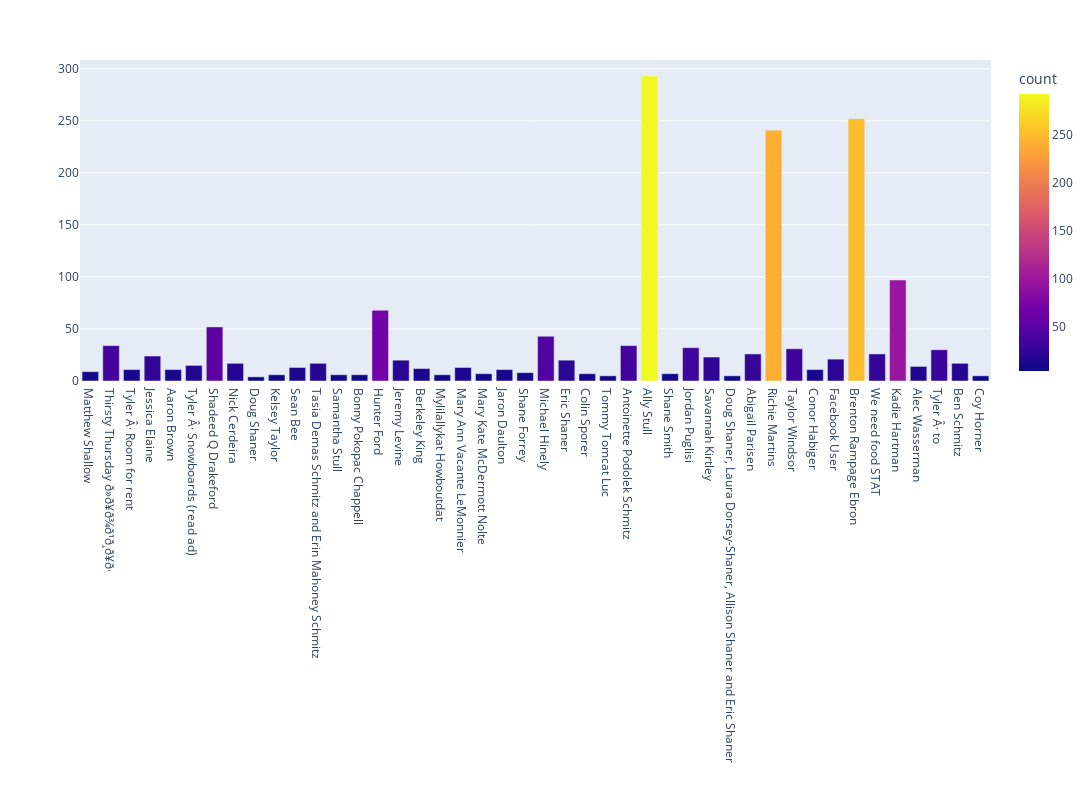

The notebook cell saved with this chart:
### Markdown cell above
## Messages Data

### Code cell
messages_location = 'data/{}/messages/inbox'.format(FACEBOOK_FOLDER)
messages_list = []
for root,dirs,files in os.walk(messages_location):
  for name in dirs:
    person_path = os.path.join(root,name,'message_1.json')
    try:
        f = open(person_path)
        raw_json = json.load(f)
        if len(raw_json['messages']) > 3:
            messages_list.append({"title":raw_json['title'],"messages":raw_json['messages'],"count":len(raw_json['messages'])})
        f.close()
    except FileNotFoundError:
        pass
messages_df = pd.DataFrame(messages_list)


fig = px.bar(messages_df,x='title',y='count',color='count',width=1400,height=800)
fig.update_layout(xaxis={'title':''})
fig.update_layout(yaxis={'title':''})
fig.show()

### Figure 1 — Plotly figure (JSON) as saved in the notebook; plotly's stock layout.template omitted (floating-point values rounded to 4 significant figures)
{"data": [{"alignmentgroup": "True", "hovertemplate": "title=%{x}<br>count=%{marker.color}<extra></extra>", "legendgroup": "", "marker": {"color": [9, 34, 11, 24, 11, 15, 52, 17, 4, 6, 13, 17, 6, 6, 68, 20, 12, 6, 13, 7, 11, 8, 43, 20, 7, 5, 34, 293, 7, 32, 23, 5, 26, 241, 31, 11, 21, 252, 26, 97, 14, 30, 17, 5], "coloraxis": "coloraxis"}, "name": "", "offsetgroup": "", "orientation": "v", "showlegend": false, "textposition": "auto", "type": "bar", "x": ["Matthew Shallow", "Thirsty Thursday ð»ð¥ð¾ð¹ð¸ð¥ð·", "Tyler Â· Room for rent", "Jessica Elaine", "Aaron Brown", "Tyler Â· Snowboards (read ad)", "Shadeed Q Drakeford", "Nick Cerdeira", "Doug Shaner", "Kelsey Taylor", "Sean Bee", "Tasia Demas Schmitz and Erin Mahoney Schmitz", "Samantha Stull", "Bonny Pokopac Chappell", "Hunter Ford", "Jeremy Levine", "Berkeley King", "Mylilallykat Howboutdat", "Mary Ann Vacante LeMonnier", "Mary Kate McDermott Nolte", "Jaron Daulton", "Shane Forrey", "Michael Hinely", "Eric Shaner", "Colin Sporer", "Tommy Tomcat Luc", "Antoinette Podolek Schmitz", "Ally Stull", "Shane Smith", "Jordan Puglisi", "Savannah Kirtley", "Doug Shaner, Laura Dorsey-Shaner, Allison Shaner and Eric Shaner", "Abigail Parisen", "Richie Martins", "Taylor Windsor", "Conor Habiger", "Facebook User", "Brenton Rampage Ebron", "We need food STAT", "Kadie Hartman", "Alec Wasserman", "Tyler Â· to", "Ben Schmitz", "Coy Horner"], "xaxis": "x", "y": [9, 34, 11, 24, 11, 15, 52, 17, 4, 6, 13, 17, 6, 6, 68, 20, 12, 6, 13, 7, 11, 8, 43, 20, 7, 5, 34, 293, 7, 32, 23, 5, 26, 241, 31, 11, 21, 252, 26, 97, 14, 30, 17, 5], "yaxis": "y"}], "layout": {"barmode": "relative", "coloraxis": {"colorbar": {"title": {"text": "count"}}, "colorscale": [[0, "#0d0887"], [0.1111, "#46039f"], [0.2222, "#7201a8"], [0.3333, "#9c179e"], [0.4444, "#bd3786"], [0.5556, "#d8576b"], [0.6667, "#ed7953"], [0.7778, "#fb9f3a"], [0.8889, "#fdca26"], [1, "#f0f921"]]}, "height": 800, "legend": {"tracegroupgap": 0}, "margin": {"t": 60}, "width": 1400, "xaxis": {"anchor": "y", "domain": [0, 1], "title": {"text": ""}}, "yaxis": {"anchor": "x", "domain": [0, 1], "title": {"text": ""}}}}
